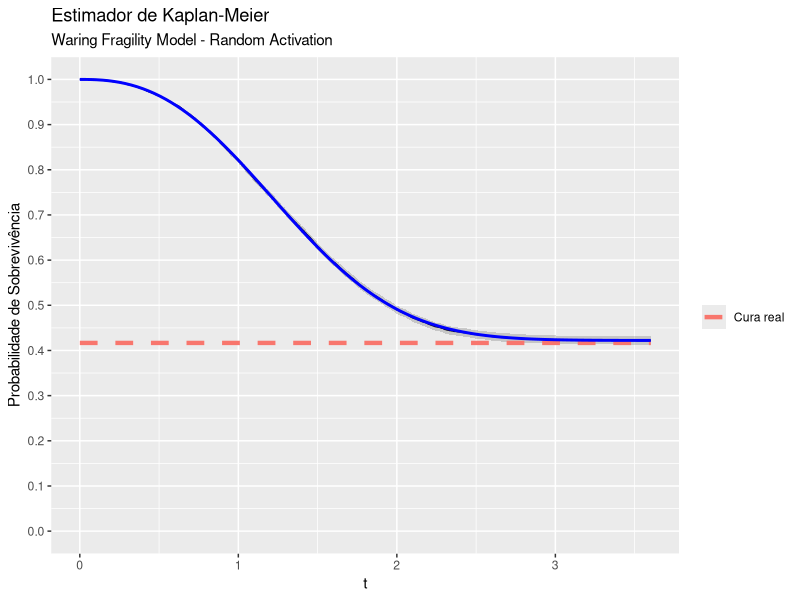
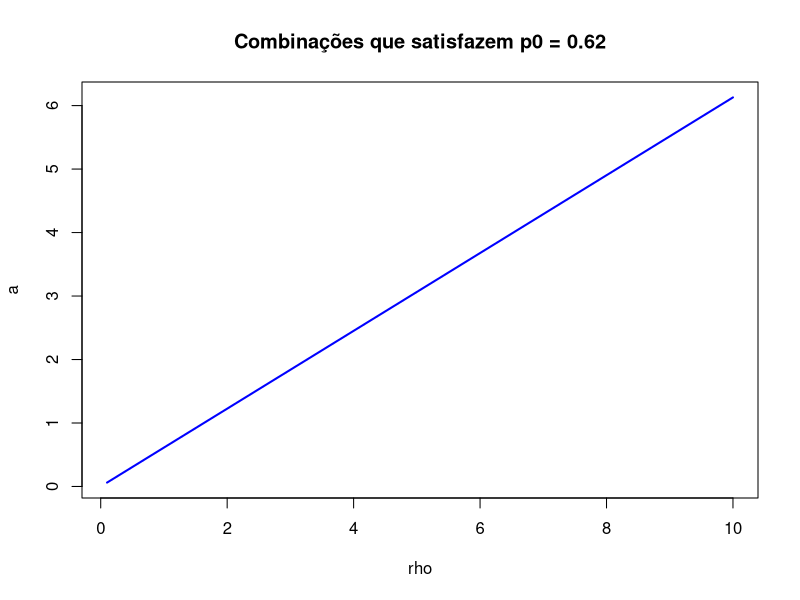

Source code (R) for these figures, in order:
library(purrr) # install.packages("purrr")
library(rlang) # install.packages("rlang")
library(tibble) # install.packages("tibble")
library(ggplot2) # install.packages("ggplot2")
library(cowplot) # install.packages("cowplot")
library(survival) # install.packages("survival")
library(glue) # install.pakcages("glue")

rm(list = ls(all = TRUE))

# Funcao que usaremos para gerar os dados
random_cure <-
  function(n = 1L,
           cure_fraction,
           quantile_function,
           cdf = NULL,
           t_max = NULL,
           uniform_censoring = TRUE,
           lower = 0,
           upper = 50,
           args_model) {
    find_root <- function(u, ...) {
      uniroot(\(x) cdf(x, ...) - u, lower = lower, upper = upper, tol = .Machine$double.eps^0.5)$root
    }
    find_root <- Vectorize(FUN = find_root, vectorize.args = c("u"))

    c <- rbinom(n = n, size = 1L, prob = 1 - cure_fraction)
    u <- runif(n = n, min = 0, max = 1 - cure_fraction)

    if (is.function(quantile_function)) {
      quantile_function <- purrr::partial(.f = quantile_function, !!!args_model)
    } else if (is.function(cdf)) {
      quantile_function <- purrr::partial(.f = find_root, !!!args_model)
    } else {
      stop("Invalid input: You must provide either a valid quantile function (quantile_function) or a cumulative distribution function (cdf).")
    }

    t <- quantile_function(u)
    t_c <- ifelse(c, yes = t, no = .Machine$double.xmax)

    if (!is.null(t_max)) {
      t_observed <- pmin(t_c, t_max)
      delta <- ifelse(t_observed < t_max, yes = 1L, no = 0L)
    } else {
      t_max <- max(t * c)
      if (uniform_censoring) {
        w <- runif(n = n, min = 0, max = t_max)
      } else {
        w <- rexp(n = n, rate = t_max)
      }
      t_observed <- pmin(t_c, w)
      delta <- ifelse(t_observed < w, yes = 1L, no = 0L)
    }
    return(tibble::tibble(t = t_observed, delta = delta))
  }

# Função usada para construir o Kaplan-Meier mais fácil no ggplot2
plot_kaplan <- function(dados, cura_real = NULL) {
  dados_surv <- Surv(time = dados$t, event = dados$delta)
  km_fit <- survfit(dados_surv ~ 1)

  km_data <- data.frame(
    time = km_fit$time,
    surv = km_fit$surv,
    upper = km_fit$upper,
    lower = km_fit$lower
  )

  ggplot(km_data, aes(x = time, y = surv)) +
    geom_step() +
    geom_ribbon(aes(ymin = lower, ymax = upper), alpha = 0.2) +
    labs(x = "Tempo", y = "Probabilidade de Sobrevivência", title = "Curva de Kaplan-Meier") +
    stat_summary(geom = "line", fun = \(i) cura_real, aes(color = "Cura real"), linewidth = 1.5, linetype = 2) +
    scale_y_continuous(limits = c(0, 1), n.breaks = 10) +
    labs(x = "t") +
    guides(color = guide_legend(title = ""))
}

quantile_model_exp <- function(u, rho, a, lambda) {
  -log((a - a * u - rho * u) / a) / lambda
}

# Waring Fragility Model - Random Activation
# G is the baseline distribution
# rho > 2. Se rho < 2, a variância da distribuição é infinita.
# a > 0
surv_wfm_random <- function(G) {
  function(t, rho, a, ...) {
    cure <- rho / (a + rho)
    cure + (1 - cure) * (1 - G(t, ...))
  }
}
desity_wfm_random <- function(g) {
  function(t, rho, a, ...) {
    cure <- rho / (a + rho)
    (1 - cure) * g(t, ...)
  }
}

# Criando automaticamente a função de sobrevivência do modelo com
# ativação aleatória, com G ~ Weibull
# Aqui você cria qualquer sobrevivencia, distribuição acumulada e densidade
# do seu modelo.
surv_wfm_random_weibull <- surv_wfm_random(G = pweibull) # Basta passar a G

cdf_wfm_random_weibull <- function(t, rho, a, shape, scale) {
  1 - surv_wfm_random_weibull(t, rho, a, shape = shape, scale = scale)
}

pdf_wfm_random_weibull <- desity_wfm_random(g = dweibull) # Basta passar a g

# Dados verdadeiros
rho <- 2.5
a <- 3.5
shape <- 2.5
scale <- 1.5
cura <- rho / (a + rho) # rho > 2

# Gerando dados
set.seed(0)
dados <- random_cure(
  n = 20000L,
  cure_fraction = cura,
  quantile_function = NULL,
  cdf = cdf_wfm_random_weibull,
  t_max = NULL,
  lower = 0,
  upper = 30,
  args_model = list(rho = rho, a = a, shape = shape, scale = scale),
  uniform_censoring = TRUE
)

p1 <-
  plot_kaplan(dados, cura_real = cura) +
  ggtitle("Estimador de Kaplan-Meier", "Waring Fragility Model - Random Activation")


# Estimação ---------------------------------------------------------------
# Função de log-verossimilhança
log_likelihood <- function(t, delta, rho, a, shape, scale) {
  term_1 <- delta * log(pdf_wfm_random_weibull(t = t, rho = rho, a = a, shape = shape, scale = scale))
  term_2 <- (1 - delta) * log(surv_wfm_random_weibull(t = t, rho = rho, a = a, shape = shape, scale = scale))
  -sum(term_1 + term_2)
}

try_log_likelihood <- function(...) {
  tryCatch(
    log_likelihood(...),
    error = function(e) Inf
  )
}

emv <-
  optim(
    par = c(3, 1, 1, 1),
    fn = \(par) try_log_likelihood(t = dados$t, delta = dados$delta, rho = par[1], a = par[2], shape = par[3], scale = par[4]),
    method = "BFGS"
  )

# Adiciona ao gráfico uma curva de sobrevivência estimada
p1 +
  stat_function(
    fun = \(t) surv_wfm_random_weibull(t, rho = emv$par[1], a = emv$par[2], shape = emv$par[3], scale = emv$par[4]),
    color = "blue",
    linewidth = 1,
    aes(color = "Sobrevivência estimada")
  )

# Problema de identificabilidade

# Fixar p0
p0 <- 0.62

# Gerar vários valores possíveis de rho
rho_vals <- seq(0.1, 10, by = 0.1)

# Calcular os valores correspondentes de a
a_vals <- rho_vals * (1 - p0) / p0

# Criar um data frame
df <- data.frame(rho = rho_vals, a = a_vals)

# Calculando p0

df <- df |>
  dplyr::mutate(p0 = rho / (rho + a))

# Visualizar os pares (a, rho)
head(df)

# (Opcional) plotar as combinações
plot(df$rho, df$a,
  type = "l", col = "blue", lwd = 2,
  xlab = "rho", ylab = "a", main = paste("Combinações que satisfazem p0 =", p0)
)
